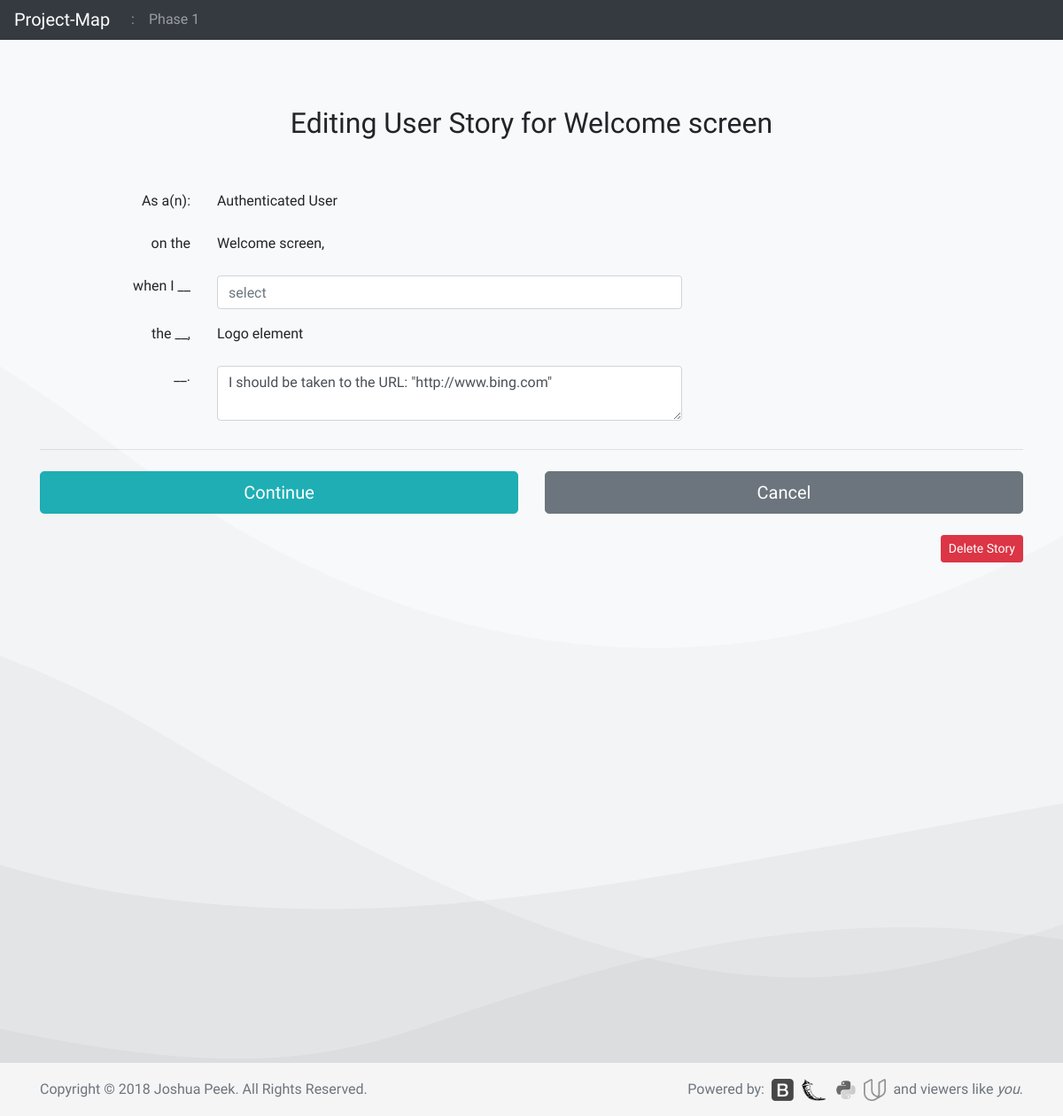
/story?2&ed, run on the app's committed database.
### database_setup.py (models this page shows, shortened)
class Project(Base):
    __tablename__ = 'project'
    id = Column(Integer, primary_key=True)
    title = Column(String(250), nullable=False)
    description = Column(String(500))
    org_id = Column(Integer, ForeignKey('org.id'))
    org = relationship(Org)

class Screen(Base):
    __tablename__ = 'screen'
    id = Column(Integer, primary_key=True)
    title = Column(String(250), nullable=False)
    description = Column(String(500))
    project_id = Column(Integer, ForeignKey('project.id'))
    project = relationship(Project)

class Role(Base):
    __tablename__ = 'role'
    id = Column(Integer, primary_key=True)
    title = Column(String(250), nullable=False)
    description = Column(String(500))
    authRequired = Column(String(5))
    project_id = Column(Integer, ForeignKey('project.id'))
    project = relationship(Project)

class Story(Base):
    __tablename__ = 'story'
    id = Column(Integer, primary_key=True)
    expectation = Column(String(500), nullable=False)
    action = Column(String(50), nullable=False)
    hook = Column(String(10), nullable=False)
    hookID = Column(Integer, nullable=False)
    project_id = Column(Integer, ForeignKey('project.id'))
    project = relationship(Project)
    screen_id = Column(Integer, ForeignKey('screen.id'))
    screen = relationship(Screen)
    role_id = Column(Integer, ForeignKey('role.id'))
    role = relationship(Role)

class Element(Base):
    __tablename__ = 'element'
    id = Column(Integer, primary_key=True)
    title = Column(String(250), nullable=False)
    description = Column(String(500))
    project_id = Column(Integer, ForeignKey('project.id'))
    project = relationship(Project)

### app.py (the view)
@app.route('/story?<int:story_id>&ed', methods=['GET', 'POST'])
def editStory(story_id):
    editStory=session.query(Story).filter_by(id=story_id).one()
    project = session.query(Project).filter_by(id=editStory.project.id).one()
    screen = session.query(Screen).filter_by(id=editStory.screen.id).one()
    if editStory.hook == "screen":
        target_type="screen"
        target = session.query(Screen).filter_by(id=editStory.hookID).one()
    elif editStory.hook == "section":
        target_type="section"
        target = session.query(Section).filter_by(id=editStory.hookID).one()
    elif editStory.hook == "element":
        target_type="element"
        target = session.query(Element).filter_by(id=editStory.hookID).one()
    else:
        target_type = "unknown"
        title = "unknown"
    if request.method == 'POST':
        if request.form['role_id']:
            editStory.action = request.form['action']
            editStory.expectation = request.form['expectation']
        session.add(editStory)
        session.commit()
        session.refresh(editStory)
        flash("Story edited!")
        return redirect(url_for('screenStory', screen_id=screen.id))
    else:
        return render_template('update/story.html', story=editStory,
        target_title=target.title, target_type=target_type, project=project,
        screen=screen)

### templates/update/story.html (shortened to what this page needs)
<!doctype html>
<html lang="en">
  {% include "header.html" %}
  <body>
    {% include "menu.html" %}
  <body class="bg-light">
    <div class="container">
      <div class="py-5 text-center">
        <h2>Editing User Story for {{story.screen.title}} screen</h2>
      </div>
      <div class="row">
        <div class="col-md-12">
          <form class="form-horizontal needs-validation" action='{{url_for('editStory', story_id=story.id)}}' method='post' novalidate>
            <fieldset>
          <div class="col-md-2">
          </div>
          <div class="col-md-8">
            <div class="form-group row">
              <label class="col-md-3 control-label" style="text-align:right;" for="role_id">As a(n):</label>
              <div class="col-md-9">
                  {{story.role.title}}
              </div>
            </div>
            <div class="form-group row">
              <label class="col-md-3 control-label" style="text-align:right;" for="screen_id">on the</label>
              <div class="col-md-9">
              {{story.screen.title}} screen,
              </div>
            </div>
            <div class="form-group row">
              <label class="col-md-3 control-label" style="text-align:right;" for="action">when I __</label>
              <div class="col-md-9">
              <input id="action" name="action" type="text" placeholder="{{story.action}}" class="form-control input-md" required="">
              </div>
            </div>
            <div class="form-group row">
              <label class="col-md-3 control-label" style="text-align:right;" for="hook">the __,</label>
              <div class="col-md-9">
                {{target_title}} {{target_type}}
              </div>
            </div>
            <div class="form-group row">
              <label class="col-md-3 control-label" style="text-align:right;" for="expectation">__.</label>
              <div class="col-md-9">
                <textarea class="form-control" id="expectation" name="expectation">{{story.expectation}}</textarea>
              </div>
            </div>
          </fieldset>
          <hr class="mb-4">
          <div class="row">
            <div class="col-md-6 mb-3">
              <button class="btn btn-primary btn-lg btn-block" type="Create">Continue</button>
            </div>
        </form>
            <div class="col-md-6 mb-3">
              <form action="{{url_for('screenStory', screen_id=screen.id)}}">
                <button class="btn btn-secondary btn-lg btn-block" type="submit">Cancel</button>
              </form>
              <form action="{{url_for('delStory', story_id=story.id)}}">
                <p><br><button style="float:right;" class="btn btn-danger btn-sm" type="submit">Delete Story</button></p>
              </form>
            </div>
          </div>
          <div class="col-md-2">
          </div>
        </div>
      </div>
  {% include "footer.html" %}
  </body>
</html>

### templates/menu.html (shortened to what this page needs)
<nav class="navbar navbar-expand-md navbar-dark fixed-top bg-dark">
  <a class="navbar-brand" href="/">Project-Map</a>
  <div class="collapse navbar-collapse" id="navbarCollapse">
    <ul class="navbar-nav mr-auto">
      {% if project is defined %}
      <li class="nav-item">
        <span class="nav-link">:</span>
      </li>
      <li class="nav-item">
        <a class="nav-link" href="{{url_for('projectPage', org_id=project.org.id,
          project_id=project.id)}}">{{project.title}}
        </a>
      </li>
      {% endif %}
    </ul>
  </div>
</nav>

### data on the page
Project: title "Phase 1"
Screen: screen "Welcome"
Role: role "Authenticated User"
Story: action "select", hook "element", expectation "I should be taken to the URL: \"http://www.bing.com\""
Element: title "Logo"
